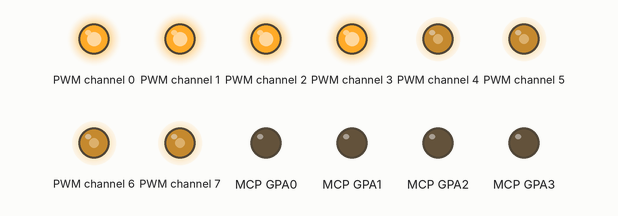
Recording of a program running on a simulated Raspberry Pi (BCM pin numbers). On the bench: output pins drawn as LEDs (lit = HIGH). At 10.0 s the program stops and its outputs stay as they are.

Above: at 0.1 s.
At 5.1 s:
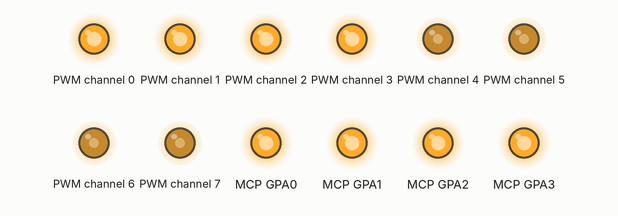
At 10.1 s:
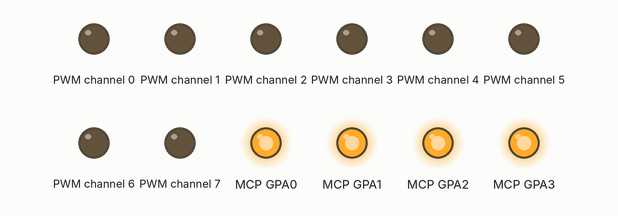
Timing chart, 0 to 11.5 s (numbered marks = the images above):
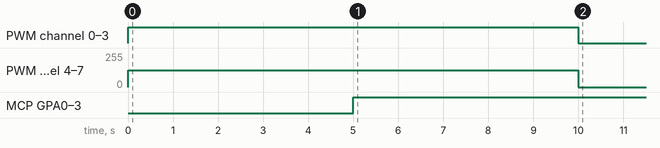

Measured:
- by itself, PWM channel 0–3: LOW → HIGH at 0.00 s, → LOW 10.0 s later
- by itself, PWM channel 4–7: 0/255 → 127/255 at 0.00 s, → 0/255 10.0 s later
- by itself, MCP GPA0–3: LOW → HIGH at 5.0 s

The program:

Controller_Test.py
```python
from board import SCL, SDA
import busio
import time
import digitalio

from adafruit_mcp230xx.mcp23017 import MCP23017
from adafruit_pca9685 import PCA9685

i2c_bus = busio.I2C(SCL, SDA)

pca = PCA9685(i2c_bus)
mcp = MCP23017(i2c_bus)  # MCP23017

pin0 = mcp.get_pin(8)
pin1 = mcp.get_pin(9)
pin2 = mcp.get_pin(10)
pin3 = mcp.get_pin(11)
pin0.switch_to_output(value=False)
pin1.switch_to_output(value=False)
pin2.switch_to_output(value=False)
pin3.switch_to_output(value=False)

pca.frequency = 1000

led_channel1 = pca.channels[0]

led_channel1.duty_cycle = 0xffff

led_channel2 = pca.channels[1]

led_channel2.duty_cycle = 0xffff

led_channel3 = pca.channels[2]

led_channel3.duty_cycle = 0xffff

led_channel4 = pca.channels[3]

led_channel4.duty_cycle = 0xffff

led_channel5 = pca.channels[4]
led_channel5.duty_cycle = 0x7fff

led_channel6 = pca.channels[5]
led_channel6.duty_cycle = 0x7fff

led_channel7 = pca.channels[6]
led_channel7.duty_cycle = 0x7fff

led_channel8 = pca.channels[7]
led_channel8.duty_cycle = 0x7fff

time.sleep(5)
pin0.value = True
pin1.value = True
pin2.value = True
pin3.value = True
time.sleep(5)
led_channel1.duty_cycle = 0
led_channel2.duty_cycle = 0
led_channel3.duty_cycle = 0
led_channel4.duty_cycle = 0
led_channel5.duty_cycle = 0
led_channel6.duty_cycle = 0
led_channel7.duty_cycle = 0
led_channel8.duty_cycle = 0
```
